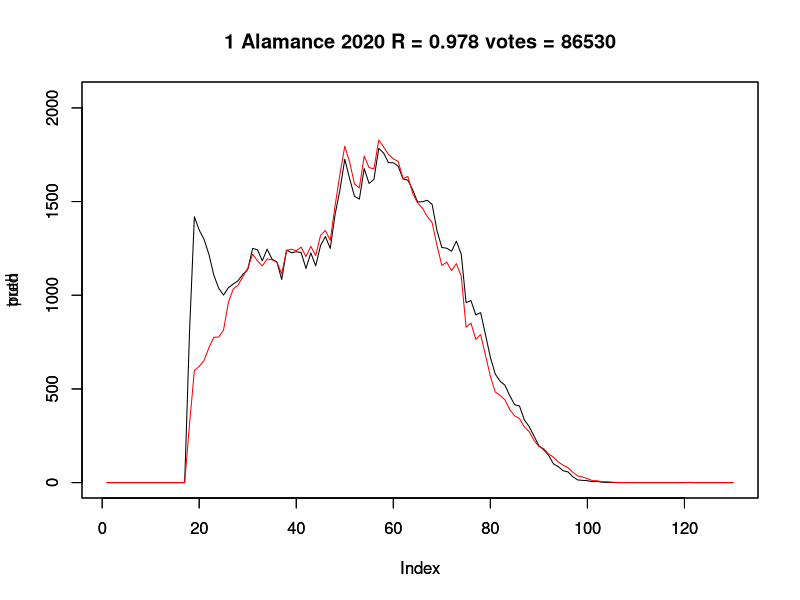
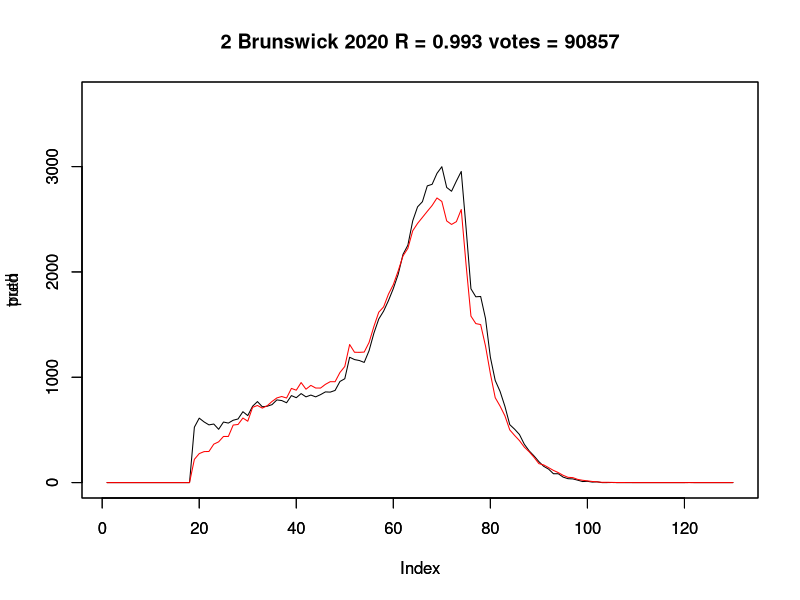
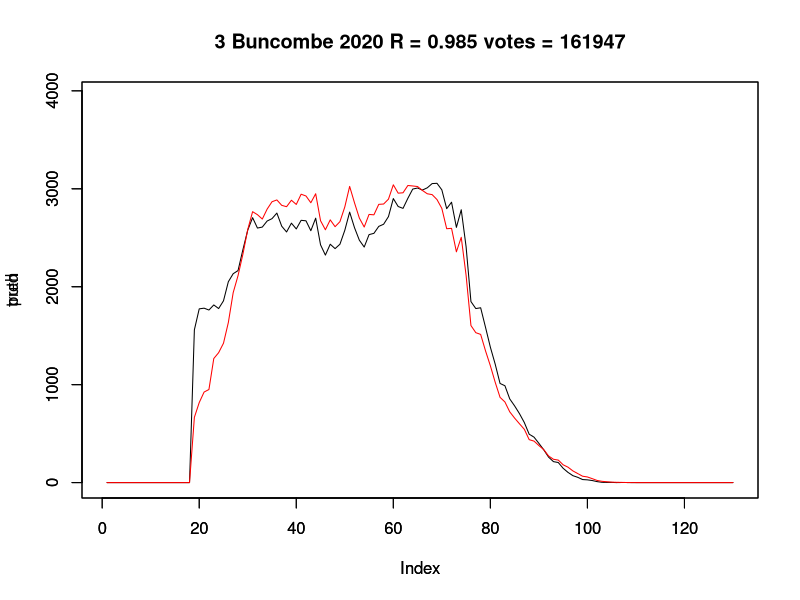
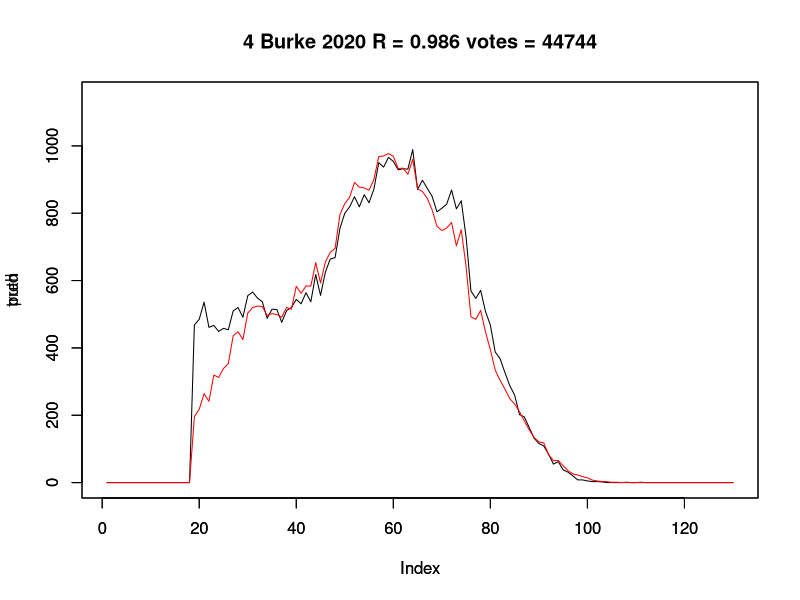
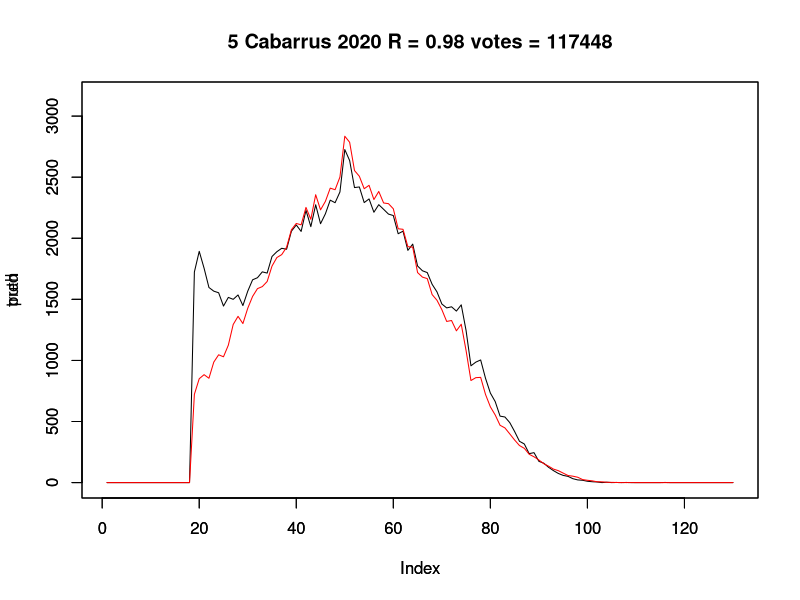
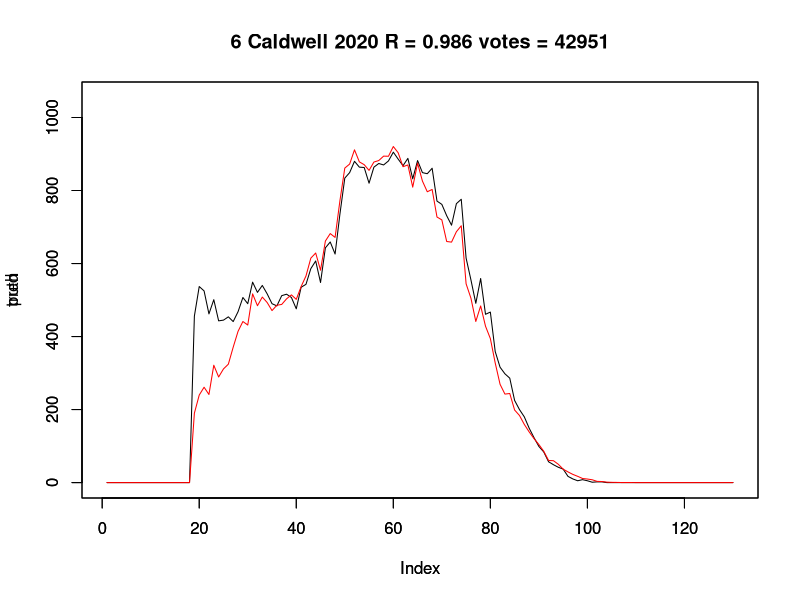
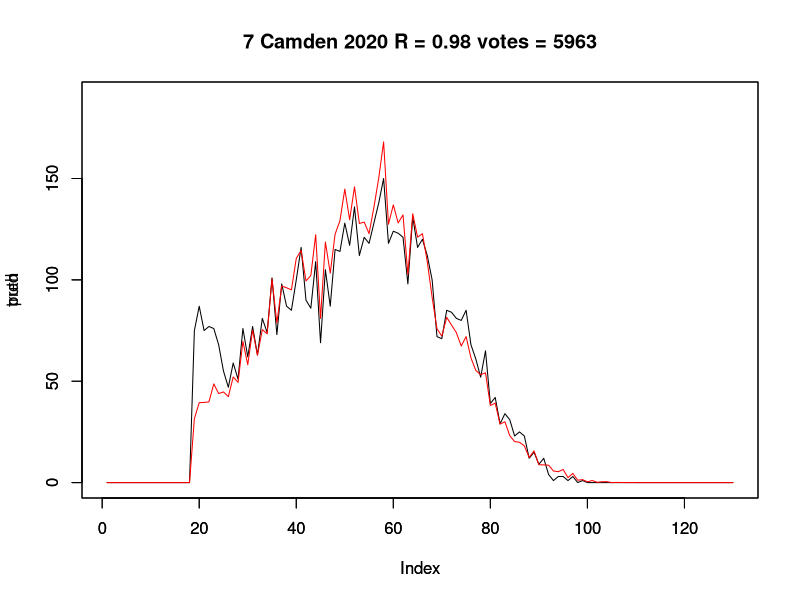
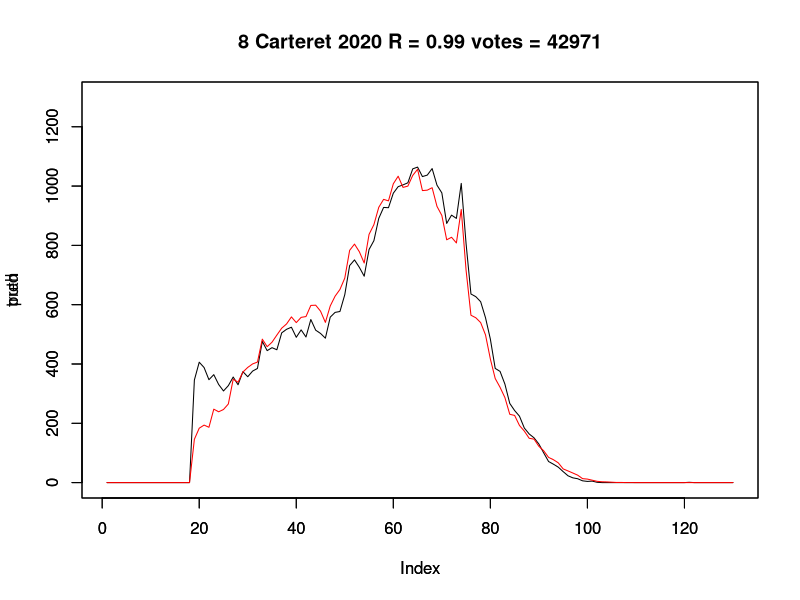

The R script that drew these images, in order: (Note: this script raises an error after producing the figures.)
library(reshape2) # for the melt command

fit_model <- function(votes, registrations, degrees) {
    ratios <- votes/registrations
    x <- rep(1:dim(votes)[2], 30)
    y <- melt(t(ratios[1:30,]))[,3]
    y[!is.finite(y)] <- 0
    fit <- lm(y ~ poly(x, degrees), na.action=na.exclude)
}

counties <- unlist(read.table('results/counties.txt', stringsAsFactors=FALSE))

plot_graph <- function(year, votes, registrations, fit) {
    for(i in 1:98) {
        county_id <- i
        county <- counties[i]
        
        truth <- unlist(votes[i,])
        pred <- unlist(fitted(fit)[1:130]*registrations[i,1:130])
        r_val <- cor.test(truth, pred)$estimate
        
        png(paste('images/',year,'/',substr(format(round(r_val,3),nsmall=3),3,5),'-',county_id,'-',county,'-',year,'.png',sep=''))
        ylim <- c(0, max(registrations[i,]))
        plot(truth, type='l', ylim=ylim)
        par(new=TRUE)
        plot(pred, ylim=ylim, type='l', col='red')
        title(paste(county_id,county,year,'R =',round(r_val,3),'votes =',sum(truth)))
        tmp <- dev.off()
    }
}

registrations_2020 <- read.table('results/registrations_2020.txt')
registrations_2016 <- read.table('results/registrations_2016.txt')
registrations_2012 <- read.table('results/registrations_2012.txt')

votes_2020 <- read.table('results/votes_2020.txt')
votes_2016 <- read.table('results/votes_2016.txt')
votes_2012 <- read.table('results/votes_2012.txt')

fit_2020 <- fit_model(votes_2020, registrations_2020, 6)
fit_2016 <- fit_model(votes_2016, registrations_2016, 6)
fit_2012 <- fit_model(votes_2012, registrations_2012, 6)

plot_graph('2020', votes_2020, registrations_2020, fit_2020)
plot_graph('2016', votes_2016, registrations_2016, fit_2016)
plot_graph('2012', votes_2012, registrations_2012, fit_2012)
